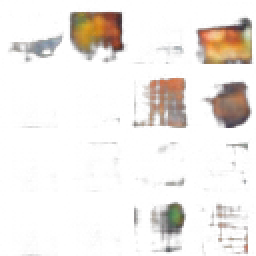
#> input picture samples.png, 128 x 128 px, given as the content of the folder data/raw, which was not available (shown 2 times larger)
$ python clean_normalize.py
#> lines starting #> are read from the running program, lines starting #| are printed output that depends on the picture; after the words box and inside, x2 and y2 are one past the last pixel; in counts of white or black regions, pixels touching at a corner belong together; pictures that were not available may be replaced by others from this repository, and a replacement may not be noted
#> in main, img is the input picture: PIL image 128x128 RGBA; mean R, G, B, A 34.7, 27.7, 23.2, 30.3
"""
Clean, normalize, and quantize sprites to a fixed palette.
Pipeline:
  1. Find all PNGs in raw directory
  2. Resize/crop to fixed canvas (32x32 default)
  3. Detect and remove background, center sprite
  4. Dedup near-duplicates via perceptual hash
  5. Quantize to global palette (24 colors default)
  6. Save as indexed PNGs + metadata CSV
"""
import os
import sys
import json
import argparse
import hashlib
from pathlib import Path
from collections import Counter

import numpy as np
from PIL import Image, ImageOps
from tqdm import tqdm
import imagehash


def remove_background(img: Image.Image, bg_color=None) -> Image.Image:
    if img.mode != "RGBA":
        img = img.convert("RGBA")

    if bg_color is None:
        pixels = np.array(img)
        # sample corners to guess bg color
        corners = [
            pixels[0, 0],
            pixels[0, -1],
            pixels[-1, 0],
            pixels[-1, -1],
        ]
#> corners = [[12, 10, 7, 1], [6, 8, 5, 0], [11, 13, 9, 1], [6, 8, 7, 0]]
        bg_color = tuple(int(x) for x in np.median(corners, axis=0)[:3])
#> bg_color = (8, 9, 7)
        bg_color = bg_color + (255,)
#> bg_color = (8, 9, 7, 255)

    # Make pixels matching bg_color transparent
    data = np.array(img)
    mask = np.all(data[:, :, :3] == bg_color[:3], axis=2)
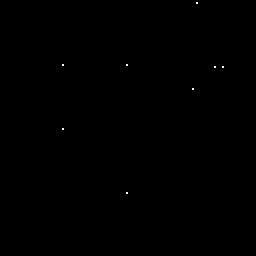
#> mask: shape (128, 128) bool (shown 2 times larger); 0.05% white in thin lines or dots, all inside (x1, y1, x2, y2) = (31, 1, 112, 97)
    data[mask] = [0, 0, 0, 0]
#> data: shape (128, 128, 4); 0.05% of pixels changed, all inside (x1, y1, x2, y2) = (31, 1, 112, 97)
    return Image.fromarray(data)


def find_content_bbox(img: Image.Image) -> tuple:
    arr = np.array(img)
    if arr.shape[2] == 4:
        alpha = arr[:, :, 3]
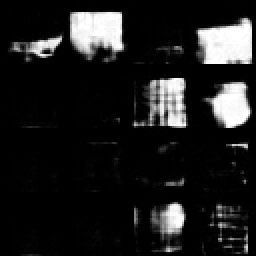
#> alpha: shape (128, 128) (shown 2 times larger); min 0, max 255, mean 30.3
    else:
        alpha = 255 - np.all(arr == 0, axis=2).astype(np.uint8) * 255

    rows = np.any(alpha > 0, axis=1)
    cols = np.any(alpha > 0, axis=0)

    if not np.any(rows) or not np.any(cols):
        return (0, 0, img.width, img.height)

    y_min, y_max = np.where(rows)[0][[0, -1]]
#> y_min = 0; y_max = 127
    x_min, x_max = np.where(cols)[0][[0, -1]]
#> x_min = 0; x_max = 127
    return (int(x_min), int(y_min), int(x_max + 1), int(y_max + 1))


def center_on_canvas(img: Image.Image, canvas_size: int = 32) -> Image.Image:
    if img.mode != "RGBA":
        img = img.convert("RGBA")
    bbox = find_content_bbox(img)
#> bbox = (0, 0, 128, 128)
    sprite = img.crop(bbox)

    # Compute scale to fit within canvas with padding
    max_dim = max(sprite.width, sprite.height)
#> max_dim = 128
    scale = (canvas_size * 0.8) / max_dim
#> scale = 0.2
    new_w = max(1, int(sprite.width * scale))
#> new_w = 25
    new_h = max(1, int(sprite.height * scale))
#> new_h = 25
    sprite = sprite.resize((new_w, new_h), Image.NEAREST)
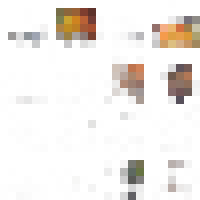
#> sprite: PIL image 25x25 RGBA (shown 8 times larger); mean R, G, B, A 34.5, 27.6, 23.2, 29.4; transparent parts drawn white

    canvas = Image.new("RGBA", (canvas_size, canvas_size), (0, 0, 0, 0))
#> canvas: PIL image 32x32 RGBA; every value is 0
    x_offset = (canvas_size - new_w) // 2
#> x_offset = 3
    y_offset = canvas_size - new_h  # bottom-center anchor for characters
#> y_offset = 7

    canvas.paste(sprite, (x_offset, y_offset), sprite)
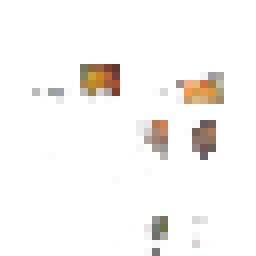
#> canvas: PIL image 32x32 RGBA (shown 8 times larger); mean R, G, B, A 9.5, 7, 4.9, 14.8; transparent parts drawn white
    return canvas


# [59 lines left out: functions build_global_palette, quantize_to_palette, not called in this run]


def main():
    parser = argparse.ArgumentParser(description="Clean and normalize sprite dataset")
    parser.add_argument("--input", "-i", default="data/raw", help="Input raw directory")
    parser.add_argument("--output", "-o", default="data/processed", help="Output directory")
    parser.add_argument("--canvas-size", type=int, default=32, help="Target canvas size")
    parser.add_argument("--palette-size", type=int, default=24, help="Number of palette colors")
    parser.add_argument("--dedup-threshold", type=int, default=5,
                        help="Perceptual hash distance for dedup")
    args = parser.parse_args()

    input_dir = Path(args.input)
    output_dir = Path(args.output)
    output_dir.mkdir(parents=True, exist_ok=True)

    # Find all images
    image_paths = list(input_dir.rglob("*.png")) + list(input_dir.rglob("*.jpg"))
    print(f"Found {len(image_paths)} images")

    if len(image_paths) == 0:
        print("No images found. Run scrape_sources.py first.")
        return 1

    # Clean each image
    cleaned = []
    valid_paths = []

    for path in tqdm(image_paths, desc="Cleaning images"):
        try:
            img = Image.open(path).convert("RGBA")
            img = remove_background(img)
            img = center_on_canvas(img, args.canvas_size)
            cleaned.append(img)
            valid_paths.append(path)
        except Exception:
            continue

    print(f"Cleaned {len(cleaned)} images")
#| Cleaned 1 images

    # Dedup with perceptual hash
    hashes = []
    dedup_indices = []
    for i, img in enumerate(tqdm(cleaned, desc="Deduping")):
        gray = img.convert("L")
        phash = imagehash.phash(gray)

        is_dup = False
        for existing_idx, existing_hash in hashes:
            if phash - existing_hash < args.dedup_threshold:
                is_dup = True
                break

        if not is_dup:
            hashes.append((i, phash))
            dedup_indices.append(i)
#> this loop made 1 pass
#> pass 1, in main, `gray = img.convert("L")`:
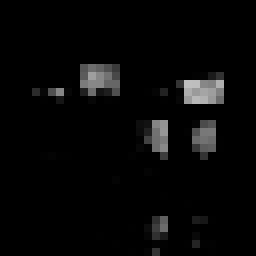
#> gray: PIL image 32x32 L (shown 8 times larger); min 0, max 191, mean 7.5
#> after the loop, dedup_indices = []; hashes = []

    deduped = [cleaned[i] for i in dedup_indices]
    print(f"After dedup: {len(deduped)} unique sprites")

    # Build global palette
    print("Building global palette...")
    palette = build_global_palette(deduped, args.palette_size)
    print(f"Palette: {len(palette)} colors")

    # Save palette
    palette_path = output_dir / "palette.json"
    with open(palette_path, "w") as f:
        json.dump(palette, f)

    # Quantize and save
    metadata = []
    for i, img in enumerate(tqdm(deduped, desc="Quantizing and saving")):
        quantized = quantize_to_palette(img, palette)
        filename = f"sprite_{i:06d}.png"
        quantized.save(output_dir / filename)
        metadata.append({
            "id": i,
            "filename": filename,
            "source": str(valid_paths[dedup_indices[i]]),
        })

    # Save metadata
    meta_path = output_dir / "metadata.json"
    with open(meta_path, "w") as f:
        json.dump(metadata, f, indent=2)

    print(f"\nSaved {len(metadata)} processed sprites to {output_dir}")
    print(f"Palette: {palette_path}")
    print(f"Metadata: {meta_path}")
    return 0


if __name__ == "__main__":
    sys.exit(main())
#> (the call stopped at in main, `phash = imagehash.phash(gray)`: imagehash is not available in this run)
